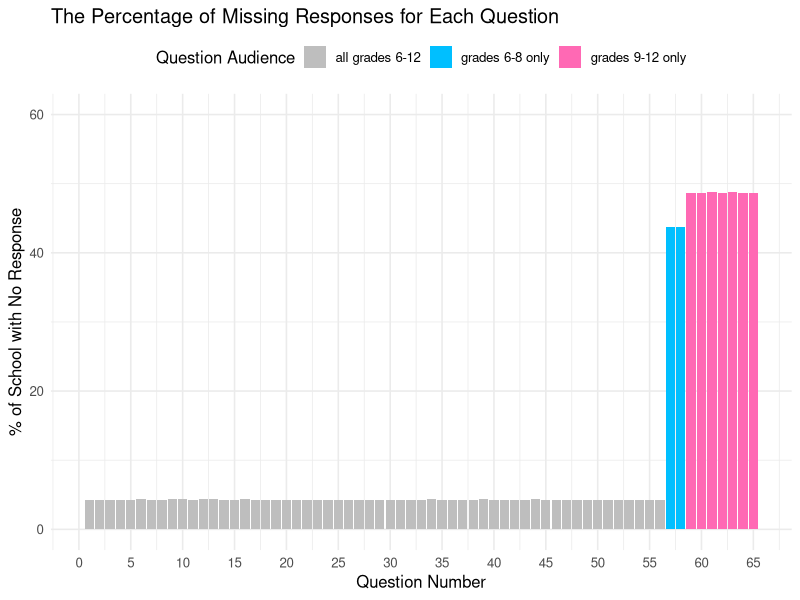
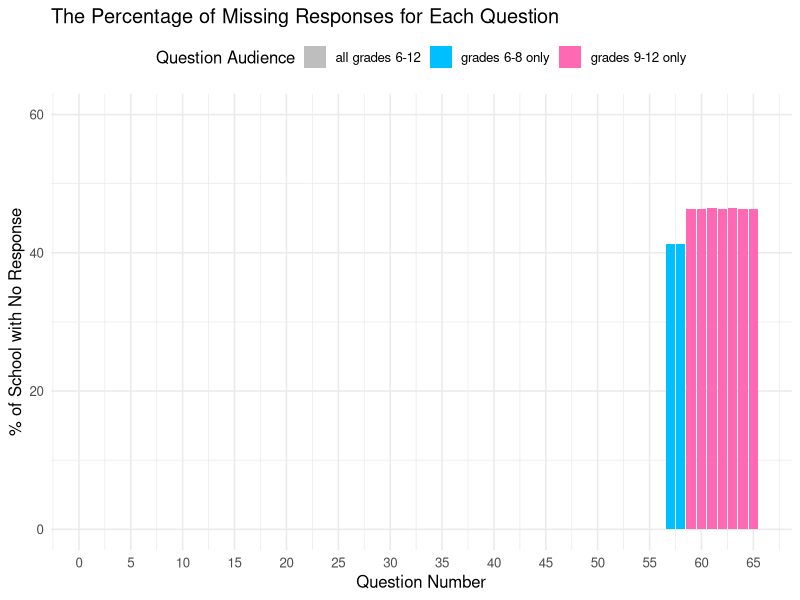

Source code (R) for these figures, in order:
## ---- chunk 1
library(tidyverse)

# Load the data
student <- read.csv("data/nyc_student_2021.csv")

# Rename the columns
names(student)[1:3] <- c("dbn", "school_name", "response_rate")

# Strip the percentage sign and convert to numeric values
percentage_col <- names(student)[3:ncol(student)]
strip_percentage <- function(col) as.numeric(str_remove(col, "%"))
student <- student |> mutate(across(all_of(percentage_col), strip_percentage))

# Parse DBN into borough
borough_lookup <- c(
  M = "Manhattan",
  X = "Bronx",
  K = "Brooklyn",
  Q = "Queens",
  R = "Staten Island"
)

student <- student |>
  mutate(borough_code = substr(dbn, 3, 3), borough = borough_lookup[borough_code]) |>
  relocate(borough_code, borough, .after = school_name)

###### Reshape question columns ######

question_col <- names(student)[6:ncol(student)]
pair_idx <- matrix(seq_along(question_col), ncol = 2, byrow = TRUE)

question_dict <- tibble(
  neg_col = question_col[pair_idx[, 1]],
  pos_col = question_col[pair_idx[, 2]],
  question_n = str_extract(neg_col, "^q\\d+"),
  question_int = as.integer(str_remove(question_n, "q"))
)

# Pair questions with their corresponding topics
question_dict <- question_dict |> mutate(topic = case_when(
  question_int %in% c(1:10, 37) ~ "Diversity, Equity, & Inclusion (DEI)",
  question_int %in% c(11:16) ~ "Emotional Well-Being",
  question_int %in% c(17:21) ~ "Course Clarity",
  question_int %in% c(22:27, 29, 31:33) ~ "Personal Attention and Support",
  question_int %in% c(28, 39, 41:45) ~ "Academic Press",
  question_int %in% c(30, 34:36, 38) ~ "Student-Teacher Trust",
  question_int %in% c(40, 46:49, 55:56) ~ "Safety",
  question_int %in% c(50:54) ~ "Preventing Bullying",
  question_int %in% c(57:65) ~ "Guidance"
))

# Build the cleaned wide table
pos <- setNames(question_dict$pos_col, paste0(question_dict$question_n, "_pos"))
neg <- setNames(question_dict$neg_col, paste0(question_dict$question_n, "_neg"))

student_wide <- student |>
  select(dbn, school_name, borough_code, borough, response_rate, all_of(c(pos, neg)))

# Convert to long table
student_long <- student_wide |>
  pivot_longer(
    cols       = matches("^q\\d+_(pos|neg)$"),
    names_to   = c("question_n", "pole"),
    names_pattern = "(q\\d+)_(pos|neg)",
    values_to  = "percentage"
  ) |> 
  pivot_wider(names_from = pole, values_from = percentage) |>
  left_join(
    question_dict |> 
      select(question_n, question_int, topic), by = "question_n") |>
  mutate(
    net_pos = pos - neg,
    # Reverse coding so that larger values consistently indicate higher satisfaction 
    net_pos = if_else(question_int %in% c(14:16, 50:56), -net_pos, net_pos)
  )

# Select the cleaned long table
student_clean <- student_long |>
  select(school_name, borough, response_rate, question_int, topic, net_pos)

head(student_clean)
## ---- chunk 2
# Check the percentage of schools missing each question, inferred by grade-level audience

student_na <- student_clean |> mutate(grade_level = case_when(
  question_int %in% 57:58 ~ "grades 6-8 only",
  question_int %in% 59:65 ~ "grades 9-12 only",
  TRUE ~ "all grades 6-12")
  ) |>
  group_by(question_int, grade_level) |>
  summarise(percentage_na = mean(is.na(net_pos)) * 100)

ggplot(student_na, 
       aes(x = question_int, y = percentage_na, fill = grade_level)) +
  geom_col() +
  scale_x_continuous(breaks = seq(0, 65, 5)) +
  scale_y_continuous(limits = c(0, 60)) +
  scale_fill_manual(values = c(
    "all grades 6-12" = "grey",
    "grades 6-8 only" = "deepskyblue",
    "grades 9-12 only" = "hotpink"
  )) +
  labs(
    title = "The Percentage of Missing Responses for Each Question",
    x = "Question Number",
    y = "% of School with No Response",
    fill = "Question Audience"
  ) +
  theme_minimal(base_size = 12) +
  theme(legend.position = "top")
## ---- chunk 3
schools_na <- student_clean |>
  group_by(school_name) |>
  filter(all(is.na(net_pos))) |>
  ungroup() |>
  distinct(school_name)

schools_na
## ---- chunk 4
student_clean <- student_clean |>
  group_by(school_name) |>
  filter(!all(is.na(net_pos))) |>
  ungroup()

student_na <- student_clean |> mutate(grade_level = case_when(
  question_int %in% 57:58 ~ "grades 6-8 only",
  question_int %in% 59:65 ~ "grades 9-12 only",
  TRUE ~ "all grades 6-12")
  ) |>
  group_by(question_int, grade_level) |>
  summarise(percentage_na = mean(is.na(net_pos)) * 100)

ggplot(student_na, 
       aes(x = question_int, y = percentage_na, fill = grade_level)) +
  geom_col() +
  scale_x_continuous(breaks = seq(0, 65, 5)) +
  scale_y_continuous(limits = c(0, 60)) +
  scale_fill_manual(values = c(
    "all grades 6-12" = "grey",
    "grades 6-8 only" = "deepskyblue",
    "grades 9-12 only" = "hotpink"
  )) +
  labs(
    title = "The Percentage of Missing Responses for Each Question",
    x = "Question Number",
    y = "% of School with No Response",
    fill = "Question Audience"
  ) +
  theme_minimal(base_size = 12) +
  theme(legend.position = "top")
